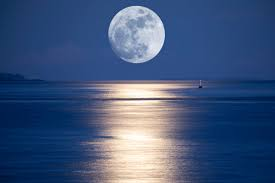
#> input picture lunar.jpg, 275 x 183 px
$ python edge.py
#> lines starting #> are read from the running program, lines starting #| are printed output that depends on the picture
import cv2

src = cv2.imread("lunar.jpg", cv2.IMREAD_COLOR)
#> src is the input picture: shape (183, 275, 3); mean B, G, R 123.6, 86.5, 64.8
# cv2.Canny(영상, 하위 임계값, 상위 임계값)
# 픽셀이 상위 임계값(미분값)보다 크면 가장자리로 간주, 하위 임계값 보다 작으면 가장자리로 고려하지 않음
canny = cv2.Canny(src, 30, 255)
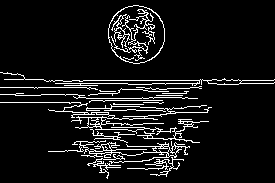
#> canny: shape (183, 275); 8.5% white in thin lines or dots

cv2.imshow("src", src)
cv2.imshow("canny", canny)
cv2.waitKey()
cv2.destroyAllWindows()
